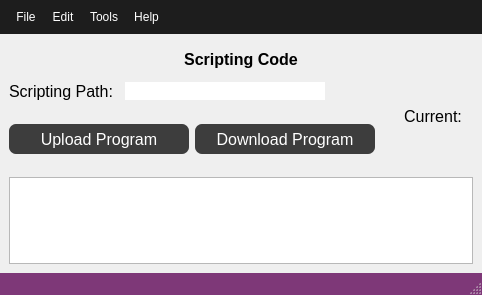
<?xml version="1.0" encoding="UTF-8"?>
<ui version="4.0">
 <class>Window_MotionProfile</class>
 <widget class="QMainWindow" name="Window_MotionProfile">
  <property name="geometry">
   <rect>
    <x>0</x>
    <y>0</y>
    <width>482</width>
    <height>295</height>
   </rect>
  </property>
  <property name="windowTitle">
   <string>Motion Profile Code</string>
  </property>
  <property name="styleSheet">
   <string notr="true">QMenuBar{
background-color:#1d1d1d;
padding:5px;
	font: 12pt &quot;MS Shell Dlg 2&quot;;
}

QMenuBar::item{
background-color:#1d1d1d;
color:#fff;
padding:5px;

}

QMenu{
color:#fff;
padding:0;
}

QMenu::item:selected{
color:#fff;
background-color:#00aba9;
}

QTableWidget{
background-color:#3d3d3d;
color:#fff;
  selection-background-color: #da532c;
border:solid;
border-width:3px;
border-color:#da532c;
}
QHeaderView::section{
background-color:qlineargradient(spread:pad, x1:0, y1:0, x2:1, y2:0, stop:0 rgba(20, 158, 217, 255), stop:1 rgba(36, 158, 217, 255));
border:none;
border-top-style:solid;
border-width:1px;
border-top-color:qlineargradient(spread:pad, x1:0, y1:0, x2:1, y2:0, stop:0 rgba(20, 158, 217, 255), stop:1 rgba(36, 158, 217, 255));
color:#fff;

}
QHeaderView{
background-color:qlineargradient(spread:pad, x1:0, y1:0, x2:1, y2:0, stop:0 rgba(20, 158, 217, 255), stop:1 rgba(36, 158, 217, 255));

border:none;
border-top-style:solid;
border-width:1px;
border-top-color:#149ED9;
color:#fff;
	font: 75 12pt &quot;Calibri&quot;;
}

QTableCornerButton::section{
border:none;
background-color:#149ED9;
}

QListWidget{
background-color:#3d3d3d;
color:#fff;
}

QMenu{
background-color:#3d3d3d;
}
QStatusBar{
background-color:#7e3878;
color:#fff;
}

QPushButton{
border-style:solid;
background-color:#3d3d3d;
color:#fff;
border-radius:7px;
}

QPushButton:disabled {
background-color: rgb(204, 0, 0);
}

QPushButton:hover{
color:#ccc;
	background-color: qlineargradient(spread:pad, x1:0.517, y1:0, x2:0.517, y2:1, stop:0 rgba(45, 45, 45, 255), stop:0.505682 rgba(45, 45, 45, 255), stop:1 rgba(29, 29, 29, 255));
	border-color:#2d89ef;
border-width:2px;
}

QPushButton:pressed{
background-color: qlineargradient(spread:pad, x1:0.517, y1:0, x2:0.517, y2:1, stop:0 rgba(29, 29, 29, 255), stop:0.505682 rgba(45, 45, 45, 255), stop:1 rgba(29, 29, 29, 255));
}


QTabWidget::tab{
background-color:#3d3d3d;
}

QLineEdit{
border-radius:0;
}

QProgressBar{
border-radius:0;
text-align:center;
color:#fff;
background-color:transparent;
border: 2px solid #e3a21a;
border-radius:7px;
	font: 75 12pt &quot;Open Sans&quot;;

}

QProgressBar::chunk{
background-color:#2d89ef;
width:20px;
}</string>
  </property>
  <widget class="QWidget" name="centralwidget">
   <layout class="QGridLayout" name="gridLayout_3">
    <item row="0" column="0">
     <layout class="QHBoxLayout" name="horizontalLayout_6">
      <item>
       <spacer name="horizontalSpacer_4">
        <property name="orientation">
         <enum>Qt::Horizontal</enum>
        </property>
        <property name="sizeHint" stdset="0">
         <size>
          <width>40</width>
          <height>20</height>
         </size>
        </property>
       </spacer>
      </item>
      <item>
       <layout class="QGridLayout" name="gridLayout_4">
        <item row="0" column="0">
         <widget class="QLabel" name="label_ManualControl">
          <property name="sizePolicy">
           <sizepolicy hsizetype="MinimumExpanding" vsizetype="Fixed">
            <horstretch>0</horstretch>
            <verstretch>0</verstretch>
           </sizepolicy>
          </property>
          <property name="minimumSize">
           <size>
            <width>0</width>
            <height>32</height>
           </size>
          </property>
          <property name="maximumSize">
           <size>
            <width>16777215</width>
            <height>32</height>
           </size>
          </property>
          <property name="font">
           <font>
            <pointsize>12</pointsize>
            <weight>75</weight>
            <bold>true</bold>
           </font>
          </property>
          <property name="text">
           <string>Scripting Code</string>
          </property>
          <property name="alignment">
           <set>Qt::AlignCenter</set>
          </property>
         </widget>
        </item>
       </layout>
      </item>
      <item>
       <spacer name="horizontalSpacer_5">
        <property name="orientation">
         <enum>Qt::Horizontal</enum>
        </property>
        <property name="sizeHint" stdset="0">
         <size>
          <width>40</width>
          <height>20</height>
         </size>
        </property>
       </spacer>
      </item>
     </layout>
    </item>
    <item row="1" column="0">
     <layout class="QGridLayout" name="gridLayout_2">
      <property name="sizeConstraint">
       <enum>QLayout::SetDefaultConstraint</enum>
      </property>
      <item row="0" column="1">
       <spacer name="horizontalSpacer_6">
        <property name="orientation">
         <enum>Qt::Horizontal</enum>
        </property>
        <property name="sizeHint" stdset="0">
         <size>
          <width>10</width>
          <height>20</height>
         </size>
        </property>
       </spacer>
      </item>
      <item row="0" column="0">
       <layout class="QHBoxLayout" name="horizontalLayout">
        <item>
         <widget class="QLabel" name="label">
          <property name="sizePolicy">
           <sizepolicy hsizetype="MinimumExpanding" vsizetype="MinimumExpanding">
            <horstretch>0</horstretch>
            <verstretch>0</verstretch>
           </sizepolicy>
          </property>
          <property name="minimumSize">
           <size>
            <width>110</width>
            <height>18</height>
           </size>
          </property>
          <property name="maximumSize">
           <size>
            <width>110</width>
            <height>18</height>
           </size>
          </property>
          <property name="font">
           <font>
            <pointsize>12</pointsize>
           </font>
          </property>
          <property name="text">
           <string>Scripting Path:</string>
          </property>
         </widget>
        </item>
        <item>
         <widget class="QLineEdit" name="lineEdit_motionScriptPath">
          <property name="sizePolicy">
           <sizepolicy hsizetype="MinimumExpanding" vsizetype="MinimumExpanding">
            <horstretch>0</horstretch>
            <verstretch>0</verstretch>
           </sizepolicy>
          </property>
          <property name="minimumSize">
           <size>
            <width>200</width>
            <height>18</height>
           </size>
          </property>
          <property name="maximumSize">
           <size>
            <width>400</width>
            <height>18</height>
           </size>
          </property>
          <property name="font">
           <font>
            <pointsize>12</pointsize>
           </font>
          </property>
         </widget>
        </item>
       </layout>
      </item>
      <item row="1" column="0" colspan="2">
       <layout class="QGridLayout" name="gridLayout">
        <item row="0" column="1">
         <widget class="QPushButton" name="pushButton_DownloadProgram">
          <property name="sizePolicy">
           <sizepolicy hsizetype="Fixed" vsizetype="Fixed">
            <horstretch>0</horstretch>
            <verstretch>0</verstretch>
           </sizepolicy>
          </property>
          <property name="minimumSize">
           <size>
            <width>180</width>
            <height>30</height>
           </size>
          </property>
          <property name="maximumSize">
           <size>
            <width>16777215</width>
            <height>30</height>
           </size>
          </property>
          <property name="font">
           <font>
            <pointsize>12</pointsize>
           </font>
          </property>
          <property name="text">
           <string>Download Program</string>
          </property>
         </widget>
        </item>
        <item row="0" column="0">
         <widget class="QPushButton" name="pushButton_UploadProgram">
          <property name="sizePolicy">
           <sizepolicy hsizetype="Fixed" vsizetype="Fixed">
            <horstretch>0</horstretch>
            <verstretch>0</verstretch>
           </sizepolicy>
          </property>
          <property name="minimumSize">
           <size>
            <width>180</width>
            <height>30</height>
           </size>
          </property>
          <property name="maximumSize">
           <size>
            <width>16777215</width>
            <height>30</height>
           </size>
          </property>
          <property name="font">
           <font>
            <pointsize>12</pointsize>
           </font>
          </property>
          <property name="text">
           <string>Upload Program</string>
          </property>
         </widget>
        </item>
        <item row="0" column="2">
         <spacer name="horizontalSpacer_3">
          <property name="orientation">
           <enum>Qt::Horizontal</enum>
          </property>
          <property name="sizeHint" stdset="0">
           <size>
            <width>2</width>
            <height>20</height>
           </size>
          </property>
         </spacer>
        </item>
        <item row="0" column="3">
         <layout class="QVBoxLayout" name="verticalLayout">
          <item>
           <widget class="QLabel" name="label_Connection">
            <property name="sizePolicy">
             <sizepolicy hsizetype="Fixed" vsizetype="Fixed">
              <horstretch>0</horstretch>
              <verstretch>0</verstretch>
             </sizepolicy>
            </property>
            <property name="minimumSize">
             <size>
              <width>80</width>
              <height>18</height>
             </size>
            </property>
            <property name="maximumSize">
             <size>
              <width>80</width>
              <height>18</height>
             </size>
            </property>
            <property name="font">
             <font>
              <pointsize>12</pointsize>
             </font>
            </property>
            <property name="text">
             <string>Current:</string>
            </property>
            <property name="alignment">
             <set>Qt::AlignCenter</set>
            </property>
           </widget>
          </item>
          <item>
           <layout class="QHBoxLayout" name="horizontalLayout_2">
            <item>
             <spacer name="horizontalSpacer_2">
              <property name="orientation">
               <enum>Qt::Horizontal</enum>
              </property>
              <property name="sizeType">
               <enum>QSizePolicy::Minimum</enum>
              </property>
              <property name="sizeHint" stdset="0">
               <size>
                <width>2</width>
                <height>20</height>
               </size>
              </property>
             </spacer>
            </item>
            <item>
             <widget class="LED" name="led_ProgramCurrent" native="true">
              <property name="sizePolicy">
               <sizepolicy hsizetype="Fixed" vsizetype="Fixed">
                <horstretch>0</horstretch>
                <verstretch>0</verstretch>
               </sizepolicy>
              </property>
              <property name="minimumSize">
               <size>
                <width>40</width>
                <height>40</height>
               </size>
              </property>
              <property name="maximumSize">
               <size>
                <width>40</width>
                <height>40</height>
               </size>
              </property>
             </widget>
            </item>
            <item>
             <spacer name="horizontalSpacer">
              <property name="orientation">
               <enum>Qt::Horizontal</enum>
              </property>
              <property name="sizeType">
               <enum>QSizePolicy::Minimum</enum>
              </property>
              <property name="sizeHint" stdset="0">
               <size>
                <width>2</width>
                <height>20</height>
               </size>
              </property>
             </spacer>
            </item>
           </layout>
          </item>
         </layout>
        </item>
       </layout>
      </item>
     </layout>
    </item>
    <item row="2" column="0">
     <widget class="CodeEditWidget" name="codeTextEdit"/>
    </item>
   </layout>
  </widget>
  <widget class="QMenuBar" name="menubar">
   <property name="geometry">
    <rect>
     <x>0</x>
     <y>0</y>
     <width>482</width>
     <height>40</height>
    </rect>
   </property>
   <widget class="QMenu" name="menuFile">
    <property name="title">
     <string>File</string>
    </property>
    <addaction name="actionOpen"/>
    <addaction name="separator"/>
    <addaction name="actionSave"/>
    <addaction name="actionSave_As"/>
    <addaction name="separator"/>
    <addaction name="actionClose"/>
   </widget>
   <widget class="QMenu" name="menuEdit">
    <property name="title">
     <string>Edit</string>
    </property>
   </widget>
   <widget class="QMenu" name="menuTools">
    <property name="title">
     <string>Tools</string>
    </property>
   </widget>
   <widget class="QMenu" name="menuHelp">
    <property name="title">
     <string>Help</string>
    </property>
   </widget>
   <addaction name="menuFile"/>
   <addaction name="menuEdit"/>
   <addaction name="menuTools"/>
   <addaction name="menuHelp"/>
  </widget>
  <widget class="QStatusBar" name="statusbar"/>
  <action name="actionOpen">
   <property name="text">
    <string>Open</string>
   </property>
  </action>
  <action name="actionSave">
   <property name="text">
    <string>Save</string>
   </property>
  </action>
  <action name="actionSave_As">
   <property name="text">
    <string>Save As</string>
   </property>
  </action>
  <action name="actionClose">
   <property name="text">
    <string>Close</string>
   </property>
  </action>
 </widget>
 <customwidgets>
  <customwidget>
   <class>LED</class>
   <extends>QWidget</extends>
   <header>LED.h</header>
   <container>1</container>
  </customwidget>
  <customwidget>
   <class>CodeEditWidget</class>
   <extends>QPlainTextEdit</extends>
   <header>misc_dialogs/code_edit_widget.h</header>
  </customwidget>
 </customwidgets>
 <resources/>
 <connections/>
</ui>
